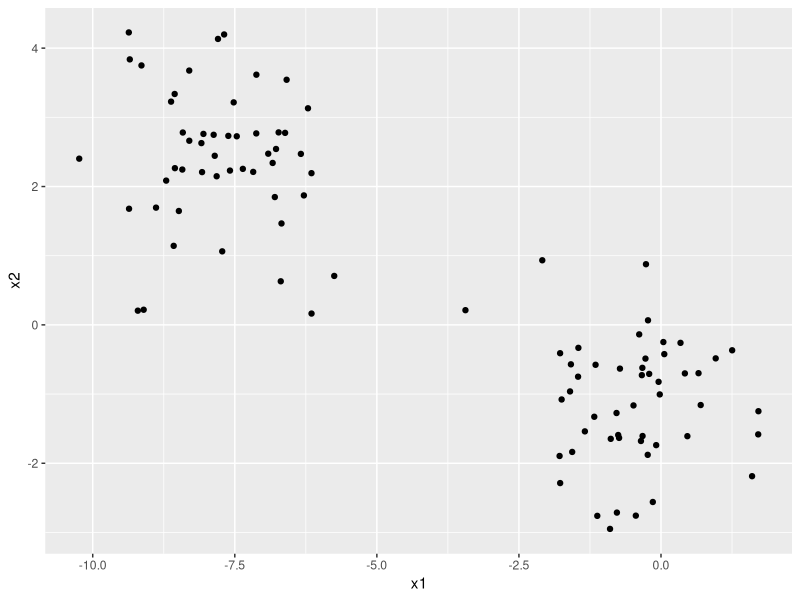
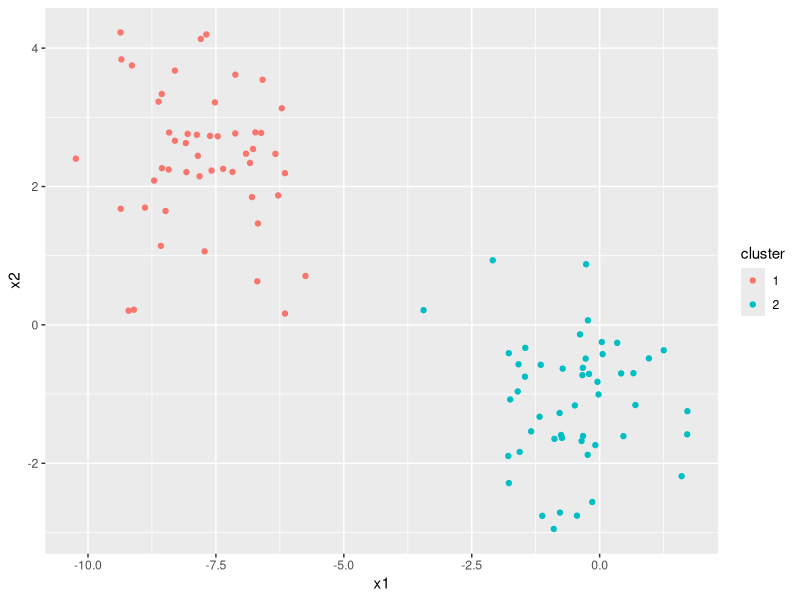
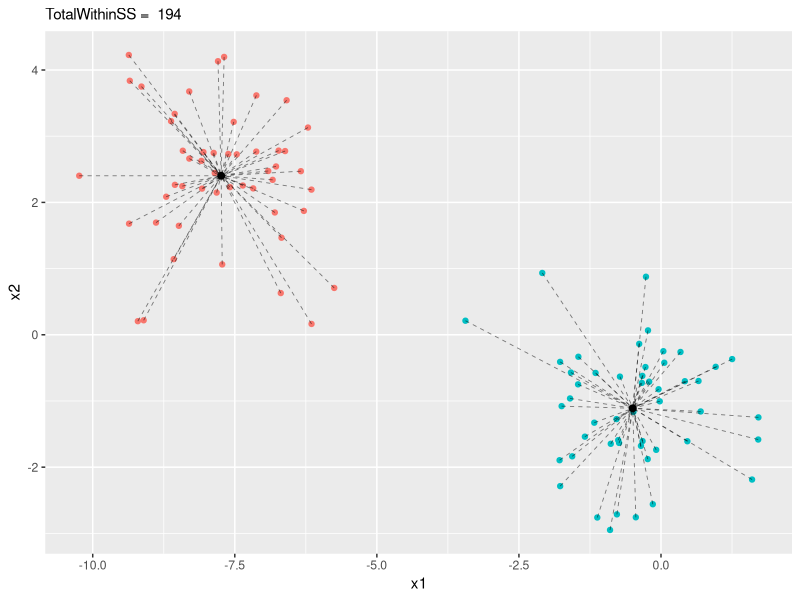
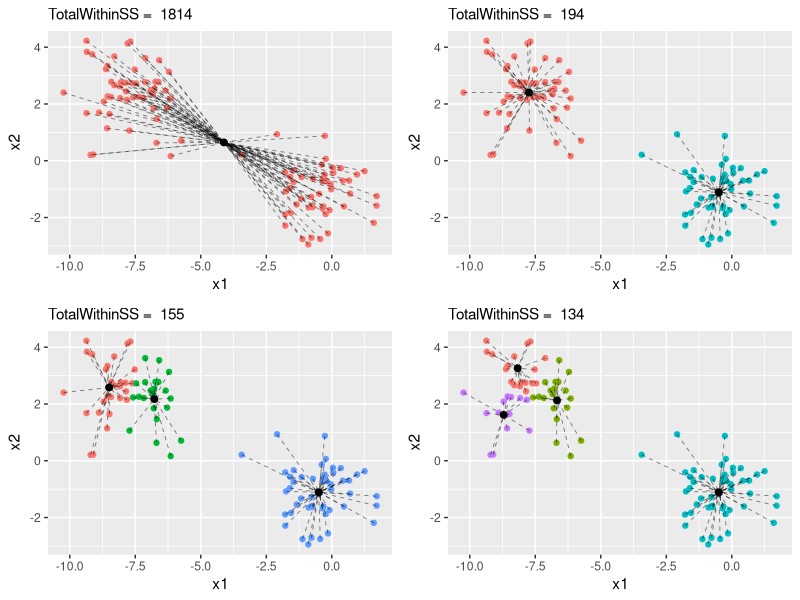
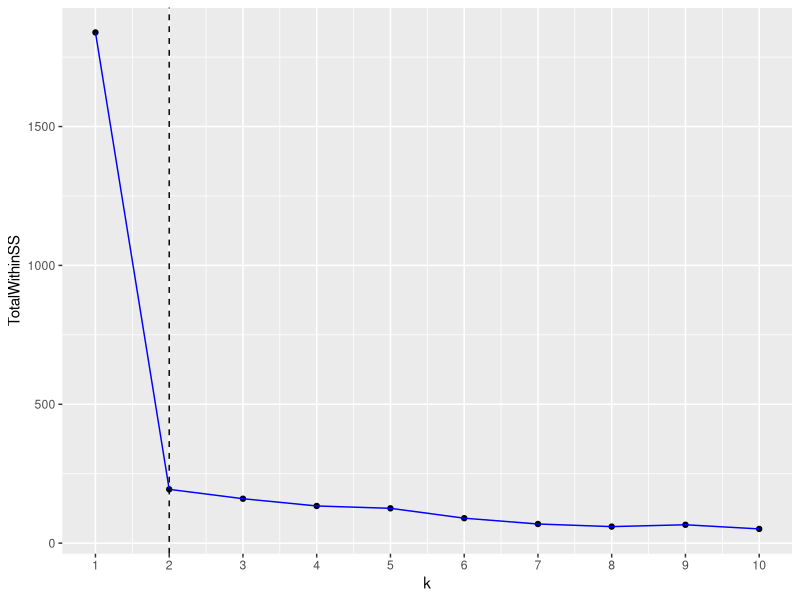
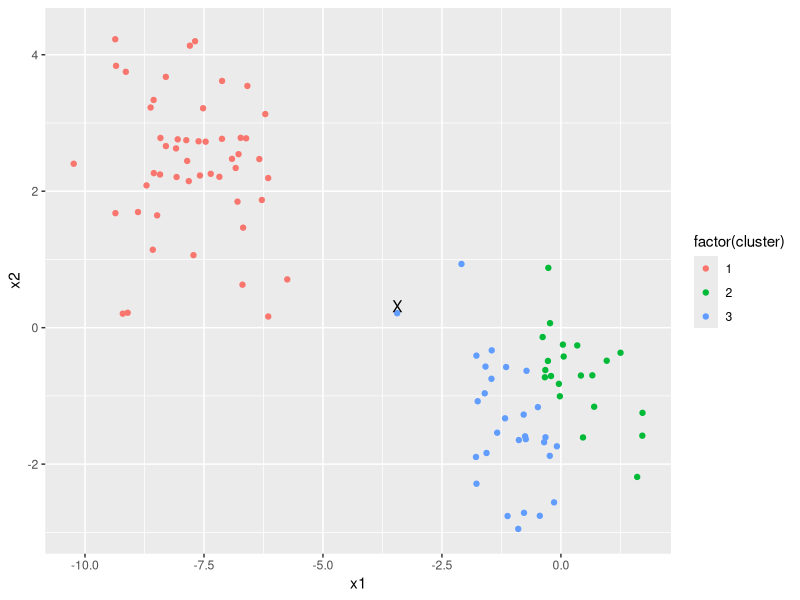
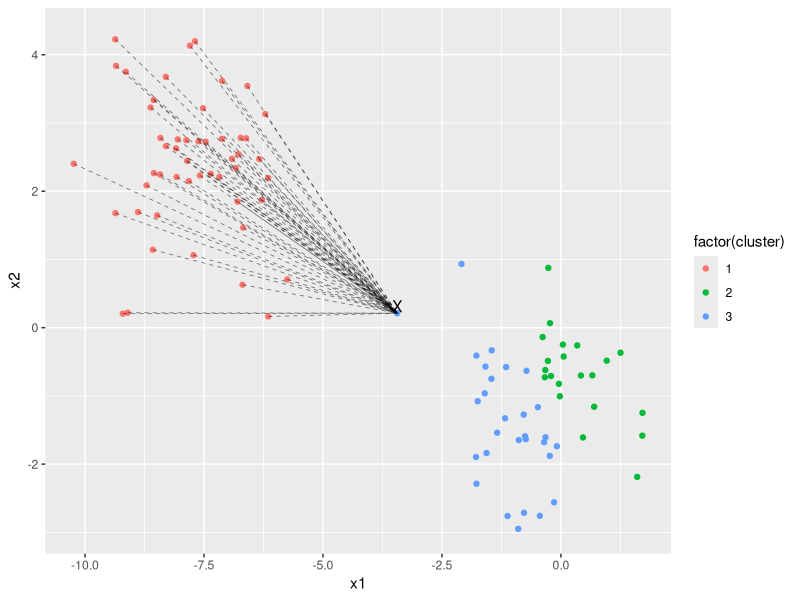
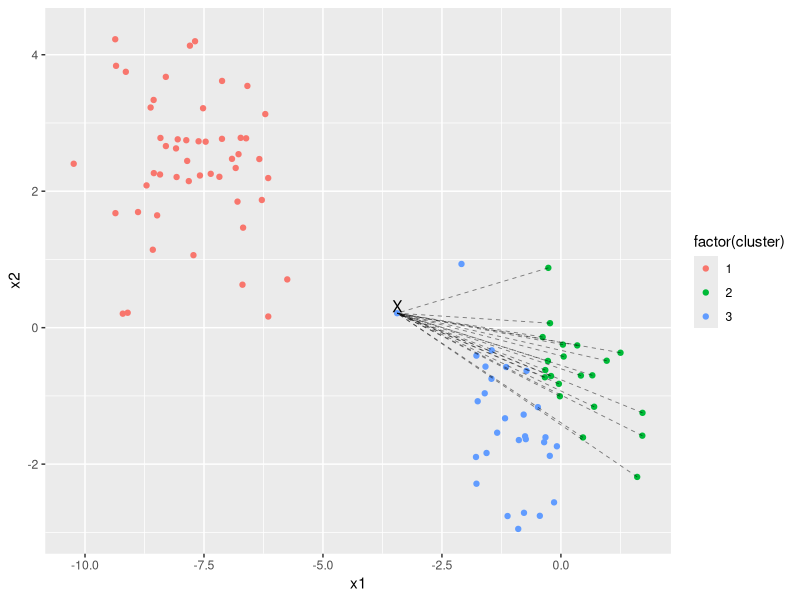

The R source for these figures, in order:
## ---- chunk 1
knitr::opts_chunk$set(echo = TRUE)
## ---- chunk 2
library(tibble)
library(readr)
library(dplyr)
library(ggplot2)
## ---- chunk 3
source_df <- read_csv("simple_sample.csv")
source_df %>%
  head()
ggplot(source_df, aes(x1, x2)) + 
  geom_point()
## ---- chunk 4
model <- kmeans(source_df, centers = 2)
df <- source_df %>%
  mutate(cluster = factor(model$cluster))
df %>%
  head()
ggplot(df, aes(x1, x2, color=cluster)) +
  geom_point()
## ---- chunk 5
print(model$withinss)  # значение для каждого кластера
print(model$tot.withinss)  # суммарное значение
## ---- chunk 6
PlotWithinSS <- function(df, k){
  model <- kmeans(df, centers = k)
  
  df <- df %>%
    mutate(cluster = model$cluster)
  centers <- model$centers
  centers <- as_tibble(centers) %>%
    setNames(paste0('center.', names(.))) %>%
    mutate(cluster = row_number())
  segment_df <- df %>%
    inner_join(centers, by = 'cluster')
  p <- ggplot(df, aes(x1, x2, color=factor(cluster))) + 
    geom_point() +
    geom_point(aes(center.x1, center.x2), data = centers, color = 'black', size = 2) + 
    geom_segment(aes(x = x1, y = x2, xend = center.x1, yend = center.x2), 
                 data = segment_df, color = 'black', linetype = 2, size = 0.3, alpha = 0.5) + 
    theme(legend.position="none") +
    labs(subtitle = paste("TotalWithinSS = ", round(model$tot.withinss)))
  return(p)
}
## ---- chunk 7
PlotWithinSS(df, 2)
## ---- chunk 8
library(ggpubr)

p1 <- PlotWithinSS(source_df, 1)
p2 <- PlotWithinSS(source_df, 2)
p3 <- PlotWithinSS(source_df, 3)
p4 <- PlotWithinSS(source_df, 4)

ggarrange(p1, p2, p3, p4, nrow = 2, ncol = 2)
## ---- chunk 9
K <- 1:10
TotalWithinSS <- c()
for(k in K){
  model <- kmeans(df, centers = k)
  TotalWithinSS <- c(TotalWithinSS, model$tot.withinss)
}
metrics_df <- tibble(k = K, TotalWithinSS = TotalWithinSS)

ggplot(metrics_df, aes(k, TotalWithinSS)) +
  geom_point() + 
  geom_line(color = 'blue') + 
  scale_x_continuous(breaks = K) + 
  geom_vline(xintercept = 2, linetype = 2)
## ---- chunk 10
set.seed(42)
model <- kmeans(source_df, centers = 3)
df <- source_df %>%
  mutate(cluster = model$cluster) %>%
  mutate(label = if_else(x1 < -2.5 & x1 > -5., "X", ""))

p <- ggplot(df, aes(x1, x2, color=factor(cluster), label = label)) + 
  geom_point() + 
  geom_text(nudge_y = 0.1, show.legend = F, color = "black")
p
## ---- chunk 11
segment_df <- df %>%
  filter(label == "X") %>%
  setNames(paste0('X.', names(.))) %>%
  full_join(df, by = character())

p + geom_segment(aes(x = x1, y = x2, xend = X.x1, yend = X.x2), 
               data = segment_df %>% filter(cluster == 1),
               color = 'black', linetype = 2, size = 0.3, alpha = 0.5)

segment_df %>% 
  filter(cluster == 1) %>%
  mutate(distance = sqrt((X.x1 - x1)**2 + (X.x2 - x2)**2)) %>%
  summarise(C = mean(distance))
## ---- chunk 12
p + geom_segment(aes(x = x1, y = x2, xend = X.x1, yend = X.x2), 
               data = segment_df %>% filter(cluster == 2),
               color = 'black', linetype = 2, size = 0.3, alpha = 0.5)

segment_df %>% 
  filter(cluster == 2) %>%
  mutate(distance = sqrt((X.x1 - x1)**2 + (X.x2 - x2)**2)) %>%
  summarise(N = mean(distance))
## ---- chunk 13
round(1 - 3.35 / 3.95, 2)
## ---- chunk 14
library(cluster)

set.seed(42)
pam3 <- pam(source_df, k = 3)
## ---- chunk 15
pam3$silinfo$widths %>%
  head()
pam3$silinfo$avg.width
## ---- chunk 16
plot(silhouette(pam3))
## ---- chunk 17
K <- 2:10
SW <- c()
for(k in K){
  model <- pam(source_df, k = k)
  SW <- c(SW, model$silinfo$avg.width)
}
metrics_df <- tibble(k = K, SW = SW)

ggplot(metrics_df, aes(k, SW)) +
  geom_point() + 
  geom_line(color = 'blue') + 
  scale_x_continuous(breaks = K)
